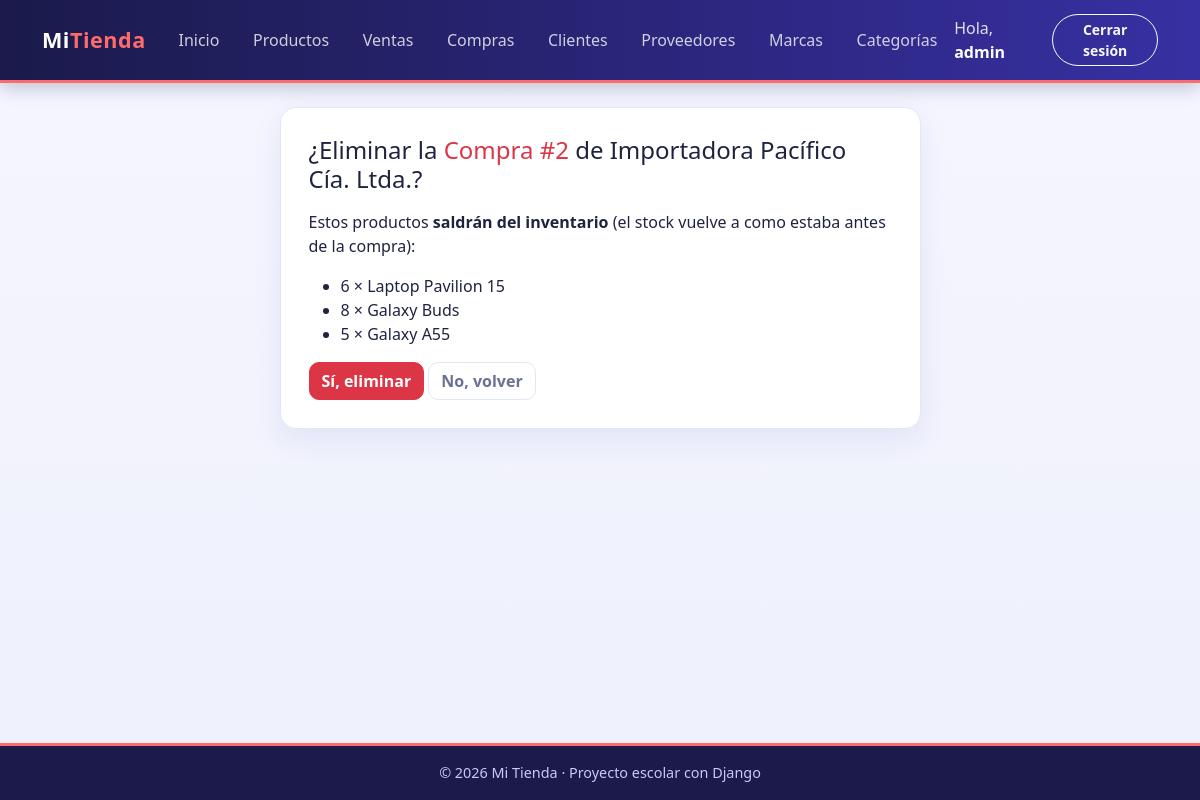
/facturacion/compras/eliminar/2/ (signed in), run on the app's committed database.
### facturacion/models.py (models this page shows, shortened)
class ModeloBase(models.Model):
    user = models.ForeignKey(                    # 1:N con User: un usuario registra muchos registros
        User,
        on_delete=models.SET_NULL,               # Si borran al usuario, el registro se queda con user vacío
        null=True,                               # SET_NULL necesita que la columna acepte NULL
        blank=True,
        editable=False,                          # No aparece en formularios: lo llena la VISTA, no la persona
        related_name="%(class)s_registrados",    # %(class)s = nombre del modelo → user.producto_registrados
        verbose_name="Registrado por",
    )
    fecha_creacion = models.DateTimeField("Fecha de creación", auto_now_add=True)   # Se llena sola al CREAR
    fecha_modificacion = models.DateTimeField("Última modificación", auto_now=True) # Se actualiza sola en CADA save()
    class Meta:
        abstract = True                          # ← LA CLAVE: modelo "molde", sin tabla propia

class Compra(ModeloBase):
    proveedor = models.ForeignKey(Proveedor, on_delete=models.PROTECT, related_name="compras")
    fecha_hora = models.DateTimeField("Fecha y hora", default=timezone.now)
    subtotal = models.DecimalField(max_digits=12, decimal_places=2, default=0, editable=False)
    iva = models.DecimalField("IVA", max_digits=12, decimal_places=2, default=0, editable=False)
    total = models.DecimalField(max_digits=12, decimal_places=2, default=0, editable=False)
    tipo_pago = models.CharField("Tipo de pago", max_length=15, choices=TipoPago.choices, default=TipoPago.CONTADO)
    class Meta:
        verbose_name = "Compra"
        verbose_name_plural = "Compras"
        ordering = ["-fecha_hora"]
    def __str__(self):
        return f"Compra #{self.pk}"

class Proveedor(ModeloBase):                     # NUEVO
    nombre = models.CharField(max_length=80)
    apellido = models.CharField(max_length=80)
    ruc = models.CharField("RUC", max_length=13, unique=True)        # RUC de Ecuador: 13 dígitos
    email = models.EmailField("Correo", blank=True)
    contacto = models.CharField("Teléfono de contacto", max_length=15, blank=True)
    logo = models.ImageField(upload_to="proveedores/", blank=True)   # Archivo en MEDIA_ROOT/proveedores/
    class Meta:
        verbose_name = "Proveedor"
        verbose_name_plural = "Proveedores"
        ordering = ["nombre", "apellido"]
    def __str__(self):
        return f"{self.nombre} {self.apellido}"

class DetalleCompra(ModeloBase):
    compra = models.ForeignKey(Compra, on_delete=models.CASCADE, related_name="detalles")
    producto = models.ForeignKey(Producto, on_delete=models.PROTECT, related_name="detalles_compra")
    cantidad = models.PositiveIntegerField(default=1, validators=[MinValueValidator(1)])
    precio = models.DecimalField("Costo unitario", max_digits=10, decimal_places=2)   # lo que cobró el proveedor
    class Meta:
        verbose_name = "Detalle de compra"
        verbose_name_plural = "Detalles de compra"

class Producto(ModeloBase):
    nombre = models.CharField(max_length=100)
    descripcion = models.TextField("Descripción", blank=True)
    precio = models.DecimalField(max_digits=10, decimal_places=2)    # Precio de VENTA actual
    stock = models.PositiveIntegerField(default=0)                   # Unidades en bodega (nunca negativo)
    imagen = models.ImageField(                  # NUEVO: guarda una FOTO
        upload_to="productos/",                  #   el archivo va a MEDIA_ROOT/productos/
        blank=True,                              #   la foto es opcional
    )                                            #   En la tabla solo se guarda el TEXTO de la ruta: "productos/a55.jpg"
    marca = models.ForeignKey(Marca, on_delete=models.PROTECT, related_name="productos")
    categorias = models.ManyToManyField(Categoria, related_name="productos", blank=True)
    activo = models.BooleanField(default=True)
    class Meta:
        verbose_name = "Producto"
        verbose_name_plural = "Productos"
        ordering = ["nombre"]

### facturacion/views.py (the view, shortened to what this page needs)
# urls.py: path("compras/eliminar/<int:pk>/", views.CompraDeleteView.as_view(), name="compra_eliminar"),
class CompraDeleteView(LoginRequiredMixin, DeleteView):    # ELIMINAR
    model = Compra
    template_name = "facturacion/compra_eliminar.html"
    context_object_name = "compra"
    success_url = reverse_lazy("facturacion:compra_lista")

### facturacion/templates/facturacion/compra_eliminar.html (shortened to what this page needs)
{% extends "base.html" %}
{% block contenido %}
<div class="row justify-content-center">
    <div class="col-md-7">
        <div class="tarjeta">
            <h1 class="h4 mb-3">¿Eliminar la <span class="text-danger">{{ compra }}</span> de {{ compra.proveedor }}?</h1>
            <p>Estos productos <b>saldrán del inventario</b> (el stock vuelve a como estaba antes de la compra):</p>
            <ul>
                {% for detalle in compra.detalles.all %}
                    <li>{{ detalle.cantidad }} × {{ detalle.producto.nombre }}</li>
                {% endfor %}
            </ul>
            <form method="post">
                <button type="submit" class="btn btn-danger">Sí, eliminar</button>
                <a href="{% url 'facturacion:compra_detalle' compra.pk %}" class="btn btn-outline-secondary">No, volver</a>
            </form>
        </div>
    </div>
</div>
{% endblock %}

### templates/base.html (shortened to what this page needs)
{% load static %}
<!DOCTYPE html>
<html lang="es">
<head>
    <link href="https://cdn.jsdelivr.net/npm/bootstrap@5.3.3/dist/css/bootstrap.min.css" rel="stylesheet">
    <link rel="stylesheet" href="{% static 'css/estilos.css' %}">
</head>
<body>
    <nav class="navbar navbar-expand-lg navbar-dark barra">
        <div class="container">
            <a class="navbar-brand fw-bold" href="{% url 'home' %}">Mi<span class="text-warning">Tienda</span></a>
            <div class="collapse navbar-collapse" id="menu">
                <ul class="navbar-nav me-auto">
                    <li class="nav-item"><a class="nav-link" href="{% url 'home' %}">Inicio</a></li>
                    {% if user.is_authenticated %}
                        <li class="nav-item"><a class="nav-link" href="{% url 'facturacion:producto_lista' %}">Productos</a></li>
                        <li class="nav-item"><a class="nav-link" href="{% url 'facturacion:venta_lista' %}">Ventas</a></li>
                        <li class="nav-item"><a class="nav-link" href="{% url 'facturacion:compra_lista' %}">Compras</a></li>
                        <li class="nav-item"><a class="nav-link" href="{% url 'facturacion:cliente_lista' %}">Clientes</a></li>
                        <li class="nav-item"><a class="nav-link" href="{% url 'facturacion:proveedor_lista' %}">Proveedores</a></li>
                        <li class="nav-item"><a class="nav-link" href="{% url 'facturacion:marca_lista' %}">Marcas</a></li>
                        <li class="nav-item"><a class="nav-link" href="{% url 'facturacion:categoria_lista' %}">Categorías</a></li>
                    {% endif %}
                </ul>
                <ul class="navbar-nav align-items-lg-center gap-2">
                    {% if user.is_authenticated %}
                        <li class="nav-item navbar-text">Hola, <a href="{% url 'facturacion:mi_perfil' %}" class="text-white fw-bold text-decoration-none">{{ user.username }}</a></li>
                        <li class="nav-item">
                            <form method="post" action="{% url 'logout' %}" class="m-0">
                                <button type="submit" class="btn btn-sm btn-outline-light">Cerrar sesión</button>
                            </form>
                        </li>
                    {% else %}
                        <li class="nav-item"><a class="nav-link" href="{% url 'login' %}">Ingresar</a></li>
                        <li class="nav-item"><a class="btn btn-sm btn-warning" href="{% url 'registro' %}">Crear cuenta</a></li>
                    {% endif %}
                </ul>
            </div>
        </div>
    </nav>
    <main class="container py-4">
        {% block contenido %}{% endblock %}
    </main>
    <footer class="pie text-center py-3">© 2026 Mi Tienda · Proyecto escolar con Django</footer>
</body>
</html>

### static/css/estilos.css (style rules this page uses)
:root { --indigo-900: #1b1a4b; --indigo-700: #3730a3; --indigo-600: #4f46e5; --indigo-500: #6366f1; --indigo-50: #eef2ff; --coral: #ff6b6b; --texto: #1f2340; --texto-suave:#6b7194; --borde: #e3e6f5; --radio: 16px; }
body { font-family: "Segoe UI", system-ui, -apple-system, Roboto, "Helvetica Neue", Arial, sans-serif; color: var(--texto); background: linear-gradient(180deg, #f5f6ff 0%, #eef0fb 100%); background-attachment: fixed; min-height: 100vh; display: flex; flex-direction: column; }
main { flex: 1; }
.barra { background: linear-gradient(90deg, var(--indigo-900), var(--indigo-700)); box-shadow: 0 4px 18px rgba(27, 26, 75, .25); border-bottom: 3px solid var(--coral); }
.barra .navbar-brand { letter-spacing: .5px; font-size: 1.35rem; }
.barra .text-warning { color: var(--coral) !important; }
.barra .nav-link { color: rgba(255, 255, 255, .78); border-radius: 999px; padding: .4rem .95rem !important; margin: 0 .1rem; transition: background-color .2s, color .2s; }
.barra .btn-outline-light { border-radius: 999px; }
.tarjeta { background-color: #fff; border: 1px solid var(--borde); border-radius: var(--radio); padding: 28px; box-shadow: 0 10px 30px rgba(55, 48, 163, .08); }
.btn { border-radius: 10px; font-weight: 600; transition: all .2s ease; }
.btn-outline-secondary { color: var(--texto-suave); border-color: var(--borde); background: #fff; }
.pie { background: var(--indigo-900); color: #c7caf0; font-size: .9rem; border-top: 3px solid var(--coral); }
.barra .navbar-text { color: rgba(255, 255, 255, .85); }

### data on the page
Compra: id "Compra #2", proveedor "Importadora Pacífico Cía. Ltda."
DetalleCompra: cantidad "6", producto.nombre "Laptop Pavilion 15"
DetalleCompra: cantidad "8", producto.nombre "Galaxy Buds"
DetalleCompra: cantidad "5", producto.nombre "Galaxy A55"

### other printed values
{{ user.username }} "admin"
